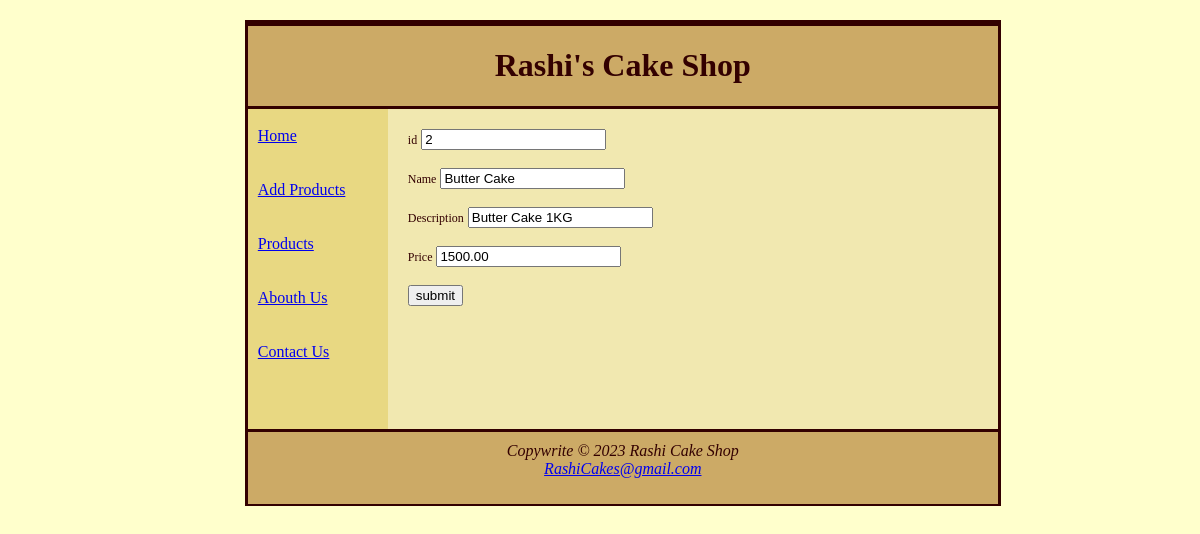
Page /pages/updateproducts.php?id=2 on the committed database.
### tables this page shows
CREATE TABLE `product` (
  `id` int(11) NOT NULL,
  `name` varchar(30) NOT NULL,
  `description` varchar(100) NOT NULL,
  `price` decimal(8,2) NOT NULL
);

### pages/updateproducts.php (the view, shortened to what this page needs)
<?php include("../db/db.php");
			$sql = "SELECT * FROM product where id=".htmlspecialchars($_GET["id"]);
			$result = $conn->query($sql);
global $id,$name,$desc,$price;
			if ($result->num_rows > 0) {
				while($row = $result->fetch_assoc()) {
					$name= $row["name"];
					$desc=$row["description"];
					$price=$row["price"];
				}
			}
?>
<!DOCTYPE html PUBLIC "-//W3C//DTD XHTML 1.0 Transitional//EN" "http://www.w3.org/TR/xhtml1/DTD/xhtml1-transitional.dtd">
<html xmlns="http://www.w3.org/1999/xhtml">
<head>
<link rel="stylesheet" type="text/css"  href="../css/style.css"  />
</head>
<body>
<div id="divContainer">
    <div id="divHeader">
     <h1>Rashi's Cake Shop</h1>
    </div>
        <div id="divLeft">
            <a href="../index.php" class="navBar" >Home</a>
            <br />
            <a href="addproducts.php" class="navBar">Add Products</a>
            <br/>
            <a href="products.php" class="navBar">Products</a>
            <br/>
            <a href="abouthUs.php" class="navBar">Abouth Us</a>
            <br/>
            <a href="contactUs.php" class="navBar">Contact Us</a>
        </div>
        <div id="divRight">
                <form method="post" id="frmProduct" >
                     <label for="id">id</label>
                        <input type="text" name="id" placeholder="id" id="id"  readonly="readonly" value='<?php echo  htmlspecialchars($_GET["id"]); ?>' />
                        <br/>
                        <br/>
                    <label for="name">Name</label>
                        <input type="text" name="name" placeholder="Name" id="name" value='<?php echo $name; ?>' />
                        <br/>
                        <br/>
                    <label for="desc">Description</label>
                        <input type="text" name="desc" placeholder="Description" id="desc" value='<?php echo $desc; ?>' />
                        <br/>
                        <br/>
                    <label for="price">Price</label>
                        <input type="text" name="price" placeholder="Price" id="price" value='<?php echo $price; ?>' />
                        <br/>
                        <br/>
                <button type="submit" name="submit" id="submit">submit</button>
                </form>
                <br/>
        </div>
    <div id="divFooter" >
        Copywrite © 2023 Rashi Cake Shop
        <br/>
        <a href="mailto:RashiCakes@gmail.com">RashiCakes@gmail.com</a>
    </div>
</div>
</body>
</html>

### css/style.css (style rules this page uses)
#divContainer { margin-top: 20px; margin-left: 20%; margin-right: 20%; height: 480px; width: 750px; border-style: solid; padding: 0px; }
#divHeader { background-color: #ccaa66; text-align: center; border-bottom-style: solid; border-top-style: solid; height: 80px; margin: 0px; }
#divLeft { background-color: #e8d882; position: relative; padding-left: 10px; white-space:pre-line; left: 0px; width: 130px; height: 320px; float: left; }
#divRight { background-color: #f1e8b0; position: relative; width: 590px; height: 300px; padding: 10px; float: right; }
#divFooter { background-color: #ccaa66; border-top-style: solid; height: 62px; text-align: center; font-style: italic; width: 100%; margin-top: 320px; padding-top: 10px; }
form { padding: 10px; }
label { font-size: 12px; }

### rows in the picture
product: name "Butter Cake", desc "Butter Cake 1KG", price "1500.00"
